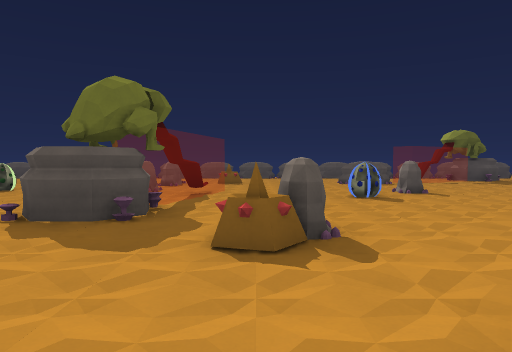
view 1 (above)

24 first-person views from a walk through a Godot game level. The camera is 1.5 m above the floor, tilts 2° down and sees 70° across. The floor is counted in squares, 2 m on a side. Each view is taken from the middle of a square. On the plan, view 1 faces up. The plan holds only what a view shows up to about 11 squares ahead; the rest is blank.

view 2
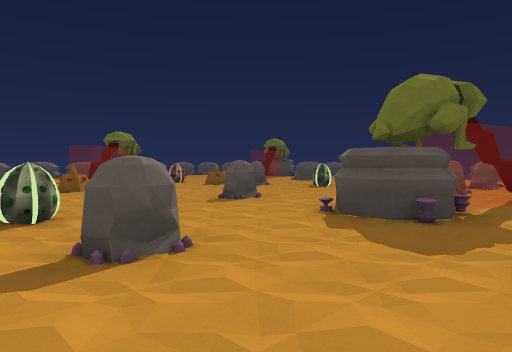

view 3
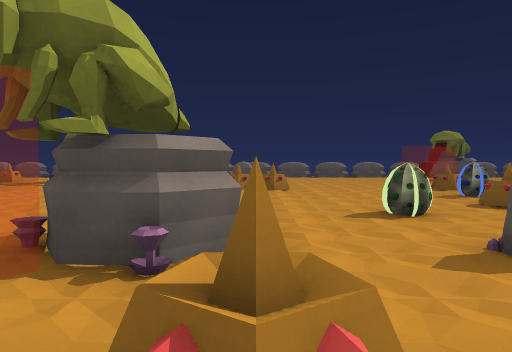

view 4
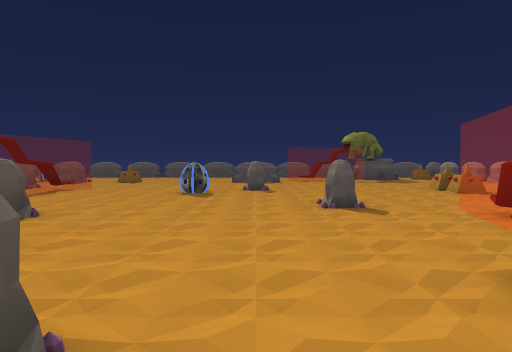

view 5
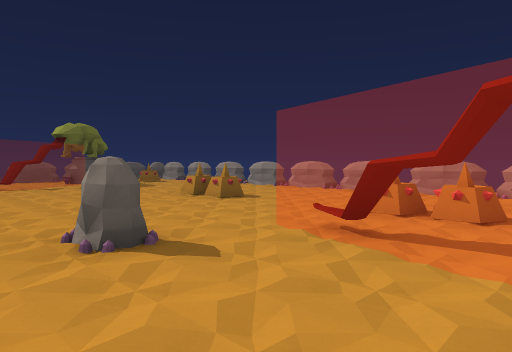

view 6
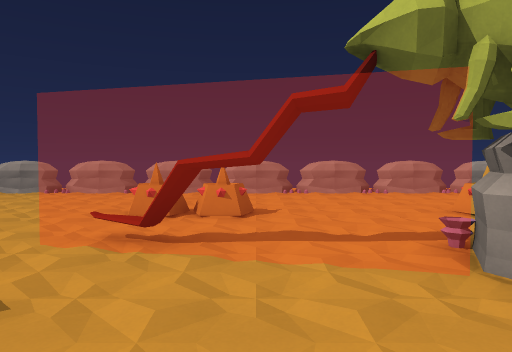

view 7
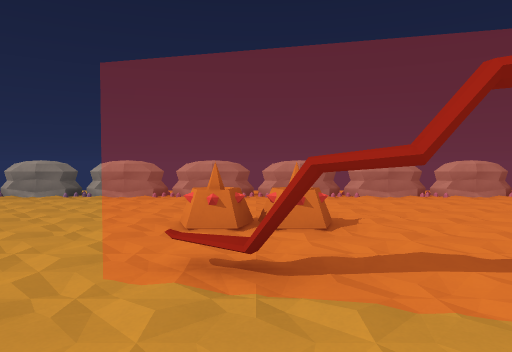

view 8
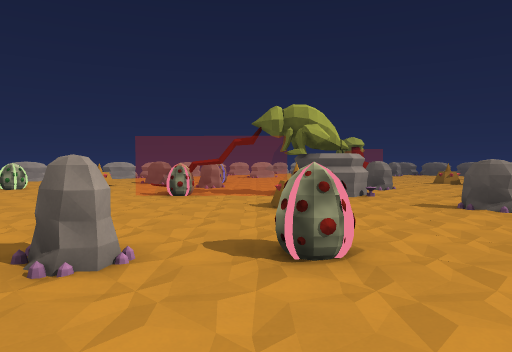

view 9
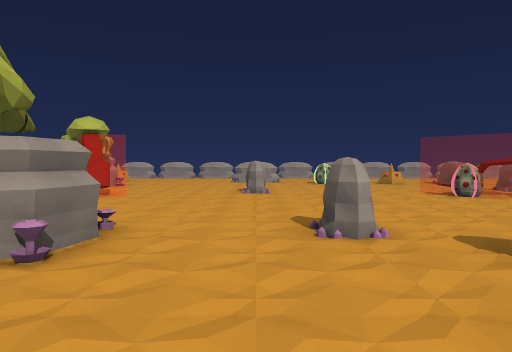

view 10
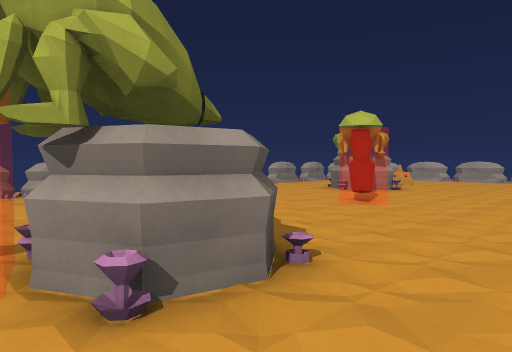

view 11
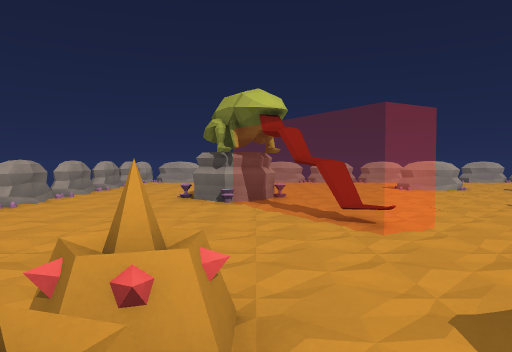

view 12
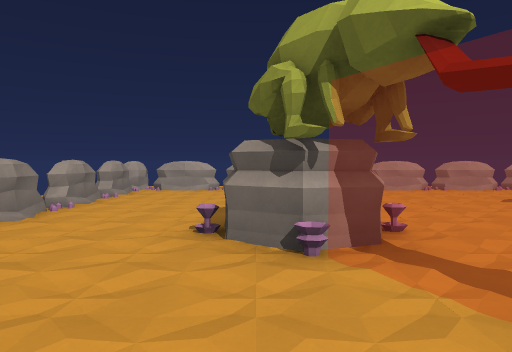

view 13
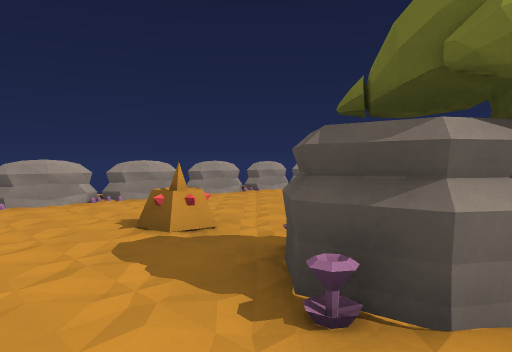

view 14
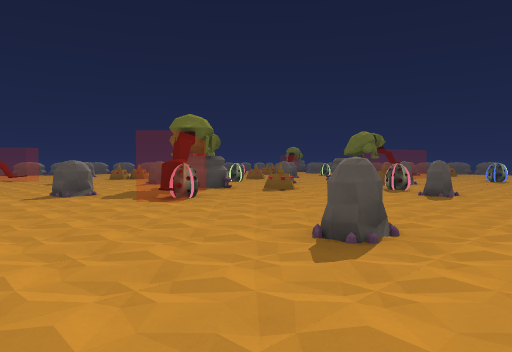

view 15
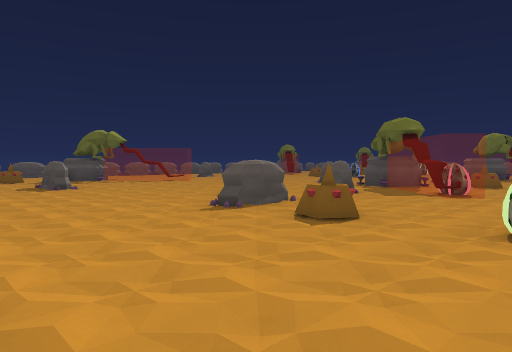

view 16
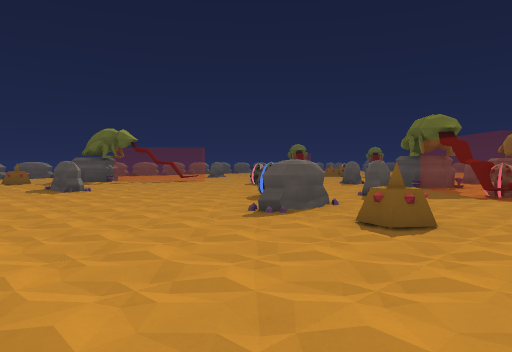

view 17
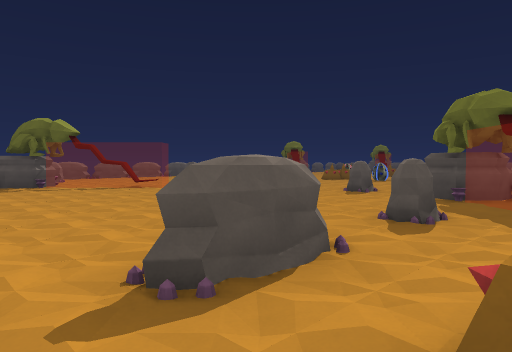

view 18
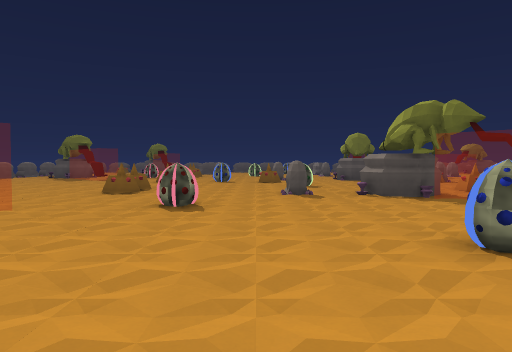

view 19
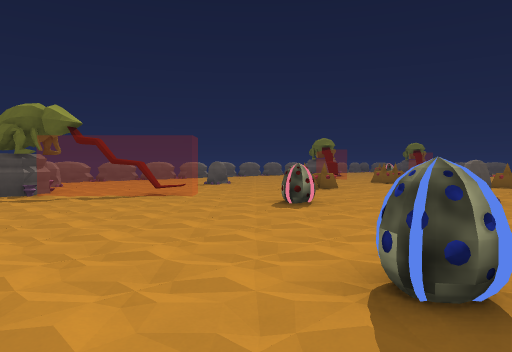

view 20
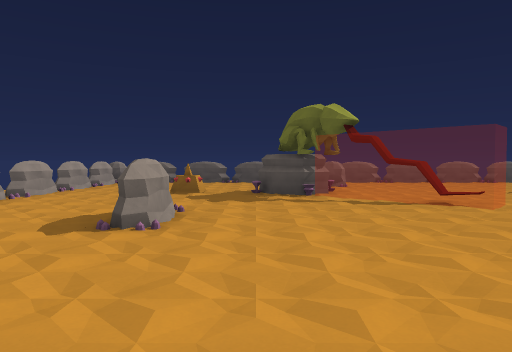

view 21
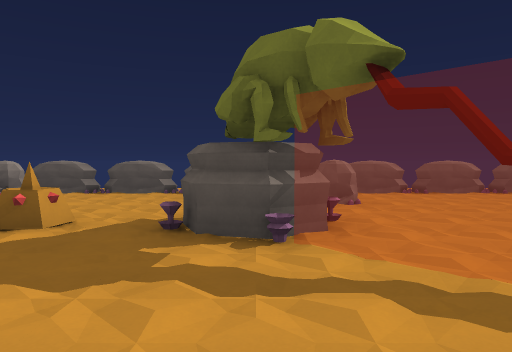

view 22
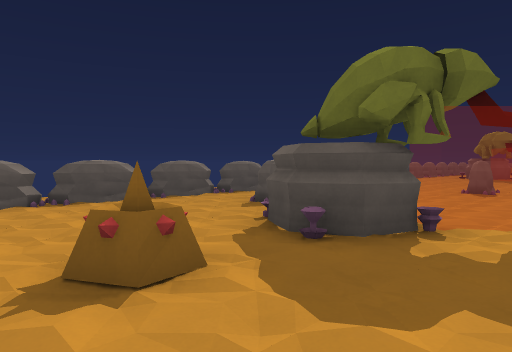

view 23
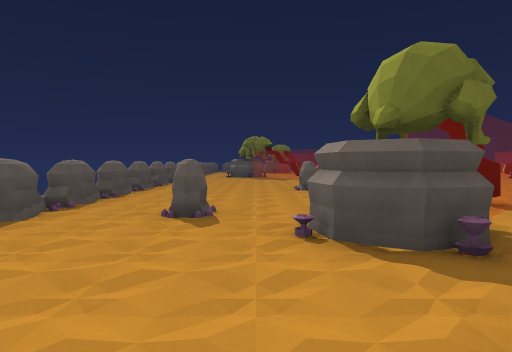

view 24
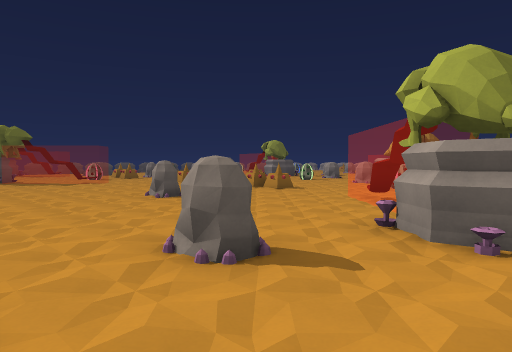

### Floor plan
Key: @ floor where view 1 was taken; # wall or solid block; x gap in a wall; . floor; / step, stairs or slope; ^ raised ledge; R rock; T thing the floor can be seen under or through.
Columns run from 20 left of view 1 to 14 right of it. Each row starts with its distance up from view 1.
 15                            #
 14                           #.
 13                  #        ..
 12                  ..       ..
 11                  ....   .... ..
 10                  R......R....... /x
  9                   ##....R.....x../#
  8              ...  #............../x
  7             ....  #............../#
  6             ..R.. #.......R....../x
  5             ..R..##.......R....../#
  4           #.#.x.....R......##.x../x
  3    ..     .................#...../#
  2    ...   ........R.........#...../x
  1    ....  ......#.R........##...../#
  0    .................@..R..#  ..../x
 -1 #/....R...x........^..........x../#
 -2 x/....R.......R.##.............. /x
 -3 #/...............##............. /#
 -4 x/..........#.....##.......##....
 -5 #/......T .........#....R...#..../
 -6 x/.R...TT........R......R...  .../x
 -7 #/.R.TT .....................##../#
 -8 x/...TT........#.............##../x
 -9 #/....#..........#.............../#
-10 x/........#.............#......../x
-11 #/.....................  ......../#
-12 x/..................... ........./x
-13 #/  .......  .........  ........./#
-14 R/  /////         ////////////////R
-15 RR  #x#x               x#x#x#x#x#RR

Positions as (right, up) in squares from view 1, and headings:
1: (0, 0), facing up
2: (0, 0), facing up-left
3: (0, -1), facing left
4: (4, -1), facing up
5: (4, 2), facing up-right
6: (4, 3), facing right
7: (5, 4), facing right
8: (4, 3), facing down-left
9: (4, 4), facing down
10: (4, 2), facing down-right
11: (9, 0), facing down
12: (10, -4), facing down
13: (12, -7), facing down-left
14: (6, -9), facing up-left
15: (2, -14), facing up-left
16: (1, -14), facing up-left
17: (-1, -11), facing up-left
18: (-7, -11), facing up
19: (-4, -10), facing up-left
20: (-5, -9), facing left
21: (-10, -8), facing left
22: (-12, -12), facing up-left
23: (-16, -12), facing up
24: (-19, -9), facing up-right
